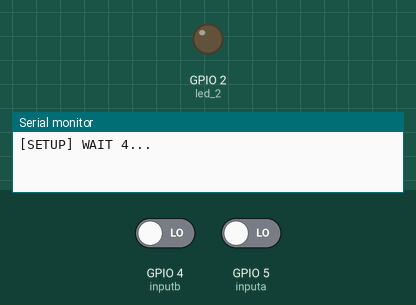
This sketch was run on a simulated ESP8266 (NodeMCU). On the bench: output pins drawn as LEDs (lit = HIGH), the last lines printed to the serial monitor. The inputs (shaded band) are chosen by the test bench; at power-on: GPIO 4 (inputb) LOW, GPIO 5 (inputa) LOW. WiFi joins after 1.5 s; servers stay silent unless stated; EEPROM starts erased; web services answer with replies made up by the test bench.

Above: at 0.1 s.
At 36.0 s:
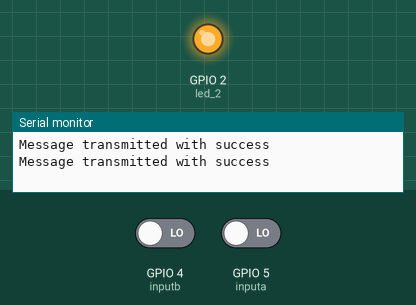
Timing chart, 0 to 37.5 s (numbered marks = the images above):
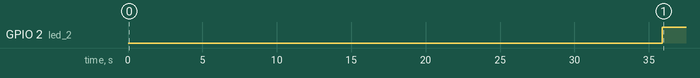

The sketch:

software_vo.ino
```cpp
#include <Arduino.h>

#include <ESP8266WiFi.h>
#include <ESP8266WiFiMulti.h>

#include <ESP8266HTTPClient.h>

#include <WiFiClient.h>

#include <EEPROM.h>

const int end_eeprom = 0;

ESP8266WiFiMulti WiFiMulti;

int ledState = LOW;

unsigned long previousMillis = 0;
const long interval = 2000;

const int inputa = 5;
const int inputb = 4;

const int led_2 = 2;

String api_server = "http://api.pushingbox.com/pushingbox?devid=";
String deviceId = "";  // your device ID from pushbox
const uint16_t port = 80;

// Wifi Configuration
#ifndef STASSID
#define STASSID "" // your wifi ssid
#define STAPSK  "" // your wifi password
#endif

const char* ssid     = STASSID;
const char* password = STAPSK;


void setup() {
  Serial.begin(9600);

  EEPROM.begin(512);

  // Pin configurations
  pinMode(LED_BUILTIN, OUTPUT);
  pinMode(led_2, OUTPUT);
  pinMode(inputa, INPUT);
  pinMode(inputb, INPUT);

  for (uint8_t t = 4; t > 0; t--) {
    Serial.printf("[SETUP] WAIT %d...\n", t);
    Serial.flush();
    delay(1000);
  }

  WiFi.mode(WIFI_STA);
  WiFiMulti.addAP(ssid, password);

}

void loop() {
  unsigned long currentMillis = millis();
  if (currentMillis - previousMillis >= interval) {
    previousMillis = currentMillis;
    if (ledState == LOW) {
      ledState = HIGH;
    } else {
      ledState = LOW;
    }
    digitalWrite(LED_BUILTIN, ledState);
  }

  int in1 = digitalRead(inputa);
  int in2 = digitalRead(inputb);

  if (EEPROM.read(end_eeprom)){
    digitalWrite(led_2, 0);
  }
  else {
    digitalWrite(led_2, 1);
  }

  if (in1 || in2 || EEPROM.read(end_eeprom)){
    digitalWrite(LED_BUILTIN, 0);
    digitalWrite(led_2, 0);
    Serial.println("Received signal");
    EEPROM.write(end_eeprom, 1);
    if (!EEPROM.commit()){
      Serial.println("EEPROM error, restarting");
      delay(30000);
      return;
    }

    WiFiClient client;
    HTTPClient http;

    if (WiFiMulti.run() == WL_CONNECTED) {
      if (http.begin(client, api_server + deviceId)) {  // HTTP
        Serial.println("Sending get request to:" + (api_server + deviceId));
        int httpCode = http.GET();
        if (httpCode > 0){
          Serial.println("Message transmitted with success");
        }
        else{
          Serial.println("Problem transmitting the message");
          delay(30000);
          return;
        }
        delay(30000);
        httpCode = http.GET();
        if (httpCode > 0){
          Serial.println("Message transmitted with success");
        }
        else{
          Serial.println("Problem transmitting the message");
          delay(30000);
          return;
        }
        EEPROM.write(end_eeprom, 0);
        EEPROM.commit();
        digitalWrite(LED_BUILTIN, 1);
        digitalWrite(led_2, 1);
        delay(120000); // Wait 2 min to send another message
      }
      else{
        Serial.println("Problem with pushbox");
        delay(30000);
        return;
      }
    }
    else {
      Serial.println("Could not connect to wifi");
      delay(30000);
      return;
    }
  }
}
```

Measured:
- by itself, GPIO 2 (led_2): LOW → HIGH at 35.9 s
